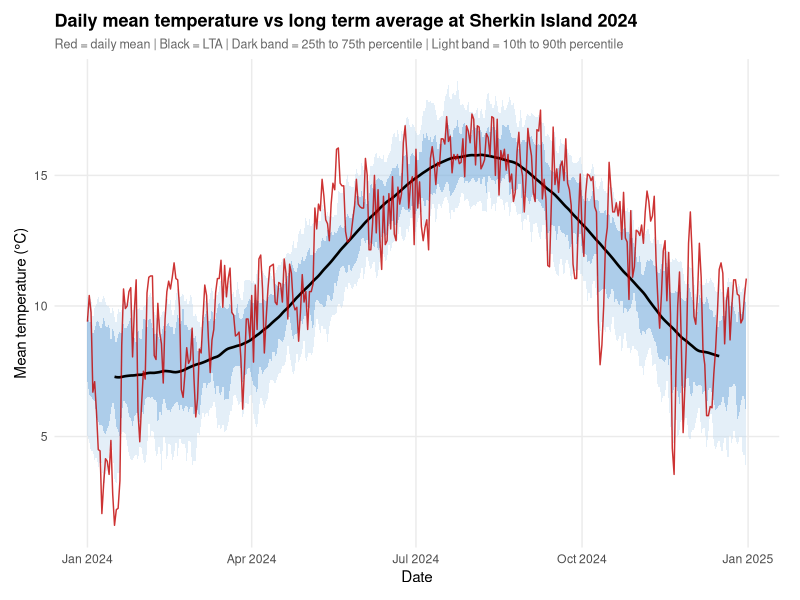
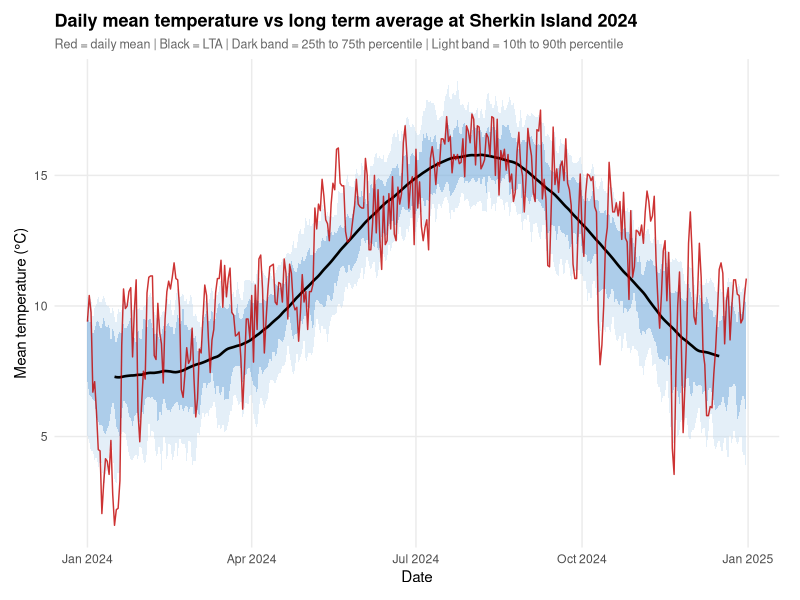

The R script that drew these images, in order:
if (!requireNamespace("tidyverse", quietly = TRUE)) install.packages("tidyverse")
if (!requireNamespace("forecast",  quietly = TRUE)) install.packages("forecast")
if (!requireNamespace("ggridges",  quietly = TRUE)) install.packages("ggridges")

library(tidyverse)
library(lubridate)
library(forecast)
library(ggridges)

filter <- dplyr::filter

raw <- read.csv("Data Sherkin Island.csv",
                skip        = 13,
                header      = TRUE,
                na.strings  = c("", " "),
                stringsAsFactors = FALSE)

df <- raw %>%
  select(date, rain = rain, maxt = maxt, mint = mint) %>%
  mutate(
    date      = dmy(date),
    rain      = suppressWarnings(as.numeric(rain)),
    maxt      = suppressWarnings(as.numeric(maxt)),
    mint      = suppressWarnings(as.numeric(mint)),
    meant     = (maxt + mint) / 2,
    year      = year(date),
    month     = month(date, label = TRUE, abbr = TRUE),
    month_num = month(date),
    doy       = yday(date)
  ) %>%
  filter(!is.na(date))

doy_avg <- df %>%
  filter(!is.na(meant)) %>%
  group_by(doy) %>%
  summarise(
    lta_meant = mean(meant, na.rm = TRUE),
    lta_maxt  = mean(maxt,  na.rm = TRUE),
    lta_mint  = mean(mint,  na.rm = TRUE),
    .groups = "drop"
  ) %>%
  arrange(doy) %>%
  mutate(
    lta_meant = as.numeric(ma(lta_meant, order = 30, centre = TRUE)),
    lta_maxt  = as.numeric(ma(lta_maxt,  order = 30, centre = TRUE)),
    lta_mint  = as.numeric(ma(lta_mint,  order = 30, centre = TRUE))
  )

doy_percentiles <- df %>%
  filter(!is.na(meant)) %>%
  group_by(doy) %>%
  summarise(
    p10 = quantile(meant, 0.10, na.rm = TRUE),
    p25 = quantile(meant, 0.25, na.rm = TRUE),
    p75 = quantile(meant, 0.75, na.rm = TRUE),
    p90 = quantile(meant, 0.90, na.rm = TRUE),
    .groups = "drop"
  )

df <- df %>%
  left_join(doy_avg, by = "doy") %>%
  left_join(doy_percentiles, by = "doy") %>%
  mutate(
    dep_meant = meant - lta_meant,
    dep_maxt  = maxt  - lta_maxt,
    dep_mint  = mint  - lta_mint
  )

cat("Temperature quartiles \n")
for (v in c("meant", "maxt", "mint")) {
  q <- quantile(df[[v]], probs = c(0, 0.25, 0.5, 0.75, 1), na.rm = TRUE)
  cat(sprintf("%s -> Min: %.1f  Q1: %.1f  Median: %.1f  Q3: %.1f  Max: %.1f\n",
              v, q[1], q[2], q[3], q[4], q[5]))
}

cat(" Rainfall analysis ")

df <- df %>% mutate(rainy_day = !is.na(rain) & rain > 0.1)

p_rain <- mean(df$rainy_day[!is.na(df$rain)])
cat(sprintf("P(rainy day) = %.4f  (%.1f%% of days)\n", p_rain, p_rain * 100))

monthly_avg <- df %>%
  filter(!is.na(rain)) %>%
  group_by(year, month_num, month) %>%
  summarise(total = sum(rain, na.rm = TRUE), .groups = "drop") %>%
  group_by(month_num, month) %>%
  summarise(avg_rain = mean(total, na.rm = TRUE), .groups = "drop") %>%
  arrange(month_num)

cat("\nAverage monthly rainfall in mm:\n")
print(as.data.frame(monthly_avg[, c("month", "avg_rain")]))

yearly_anomaly <- df %>%
  filter(!is.na(dep_meant)) %>%
  group_by(year) %>%
  summarise(mean_dep = mean(dep_meant, na.rm = TRUE), .groups = "drop") %>%
  mutate(z_score = as.numeric(scale(mean_dep)))

cat("Top five warmest years z-score \n")
print(yearly_anomaly %>% arrange(desc(z_score)) %>% head(5))
cat("Top five coldest years z-score \n")
print(yearly_anomaly %>% arrange(z_score) %>% head(5))

theme_clean <- theme_minimal(base_size = 11) +
  theme(
    plot.title       = element_text(face = "bold", size = 13),
    plot.subtitle    = element_text(size = 9, colour = "grey40"),
    panel.grid.minor = element_blank(),
    plot.margin      = margin(10, 15, 10, 10)
  )

chosen_year <- 2024
temp_year <- df %>% filter(year == chosen_year)

p1 <- ggplot(temp_year, aes(x = date)) +
  geom_ribbon(aes(ymin = p10, ymax = p90), fill = "#BDD7EE", alpha = 0.4) +
  geom_ribbon(aes(ymin = p25, ymax = p75), fill = "#5B9BD5", alpha = 0.4) +
  geom_line(aes(y = lta_meant), colour = "black", linewidth = 0.9) +
  geom_line(aes(y = meant), colour = "#C00000", linewidth = 0.5, alpha = 0.8) +
  labs(
    title    = "Daily mean temperature vs long term average at Sherkin Island 2024",
    subtitle = "Red = daily mean | Black = LTA | Dark band = 25th to 75th percentile | Light band = 10th to 90th percentile",
    x = "Date", y = "Mean temperature (°C)"
  ) +
  theme_clean

print(p1)
ggsave("plot1_temp_vs_lta.png", p1, width = 10, height = 5, dpi = 180)

p2 <- df %>%
  filter(!is.na(meant)) %>%
  ggplot(aes(x = meant, y = fct_rev(month), fill = after_stat(x))) +
  geom_density_ridges_gradient(scale = 2.5, rel_min_height = 0.01,
                               quantile_lines = TRUE, quantiles = c(0.25, 0.5, 0.75)) +
  scale_fill_gradientn(
    colours = c("#313695", "#74ADD1", "#FEE090", "#F46D43", "#A50026"),
    name = "Temp (°C)"
  ) +
  labs(
    title    = "Monthly Distribution of Mean Daily Temperature",
    subtitle = "Vertical lines mark Q1, median, and Q3 for each month",
    x = "Mean Daily Temperature (°C)", y = NULL
  ) +
  theme_clean
